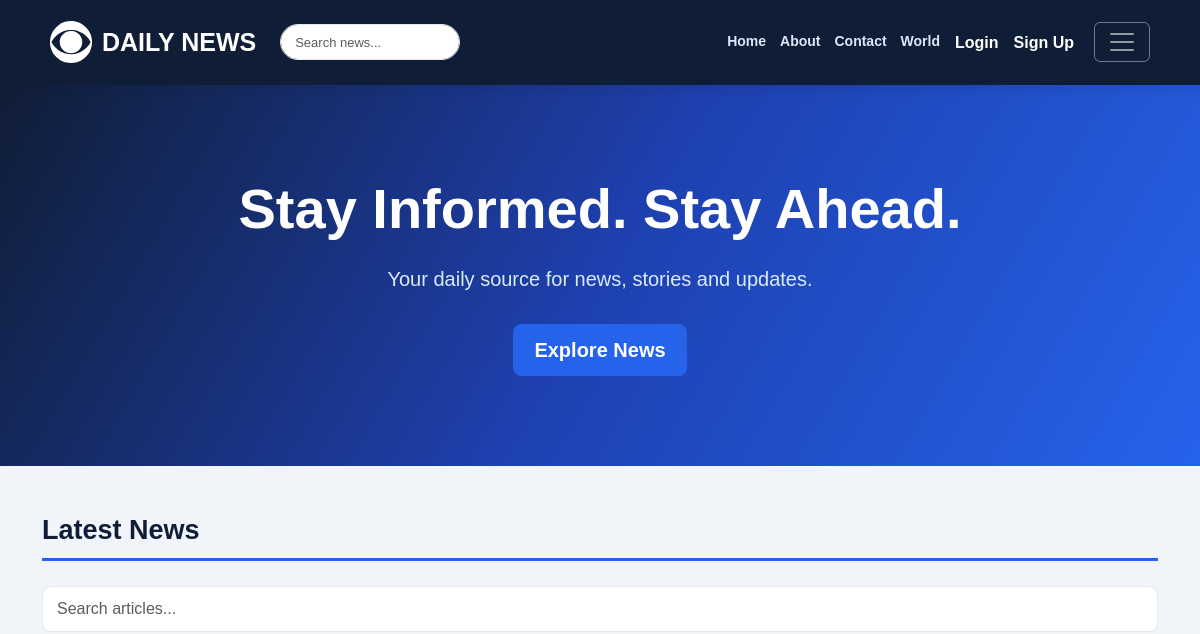
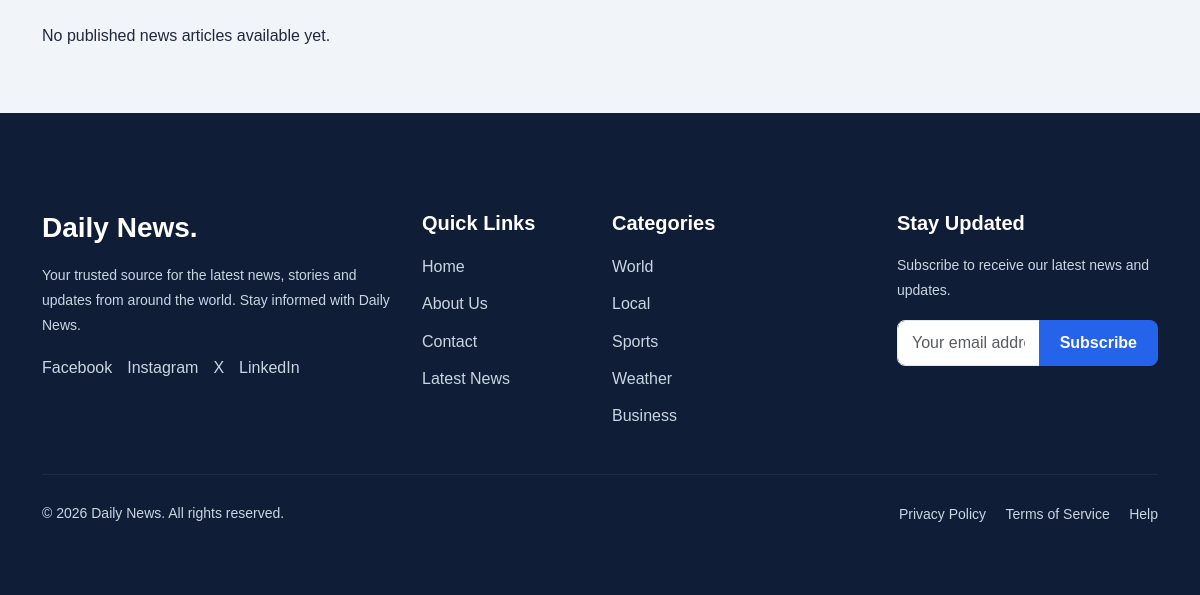
The app's page /, older data (2 pictures, top to bottom).
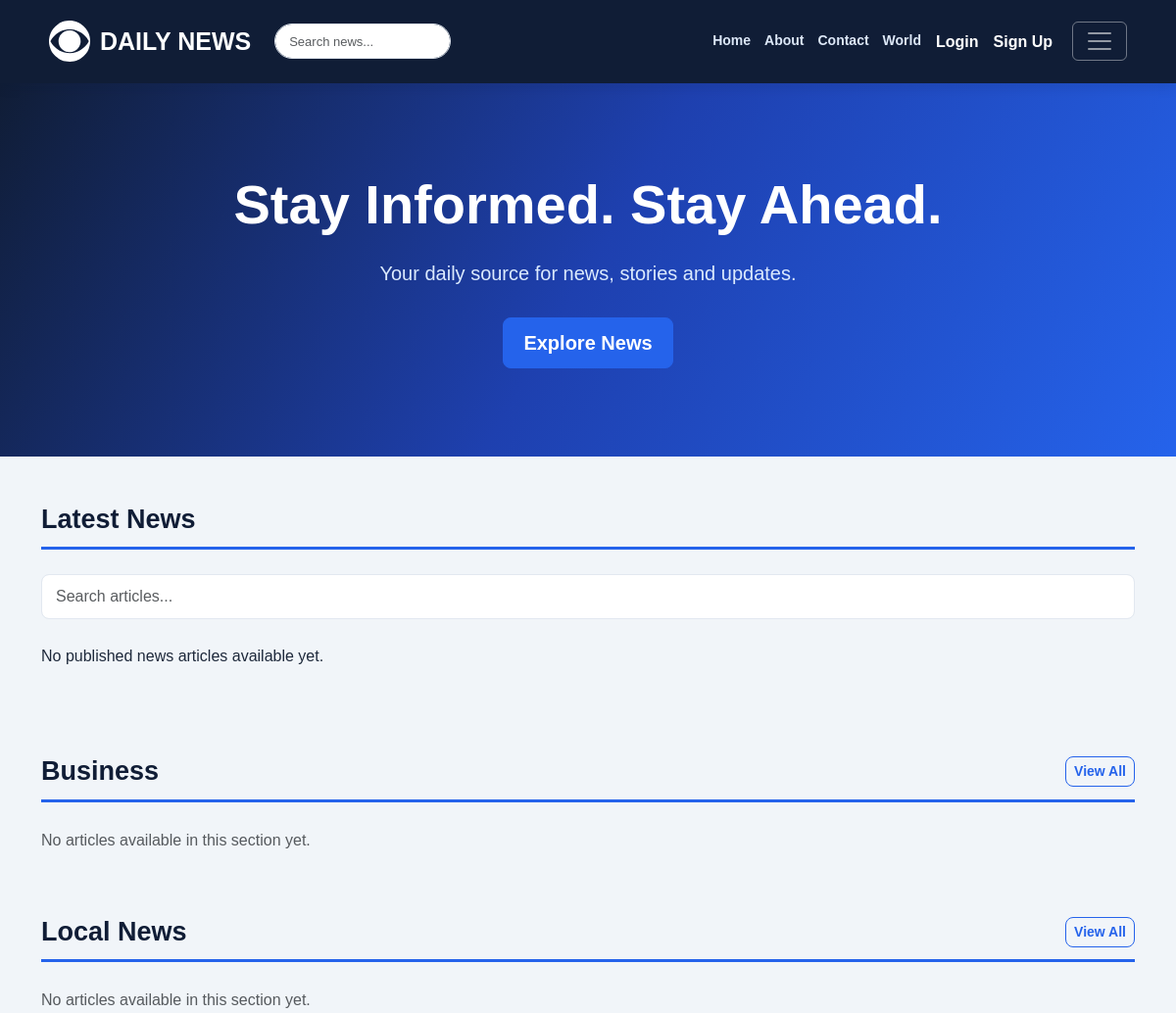
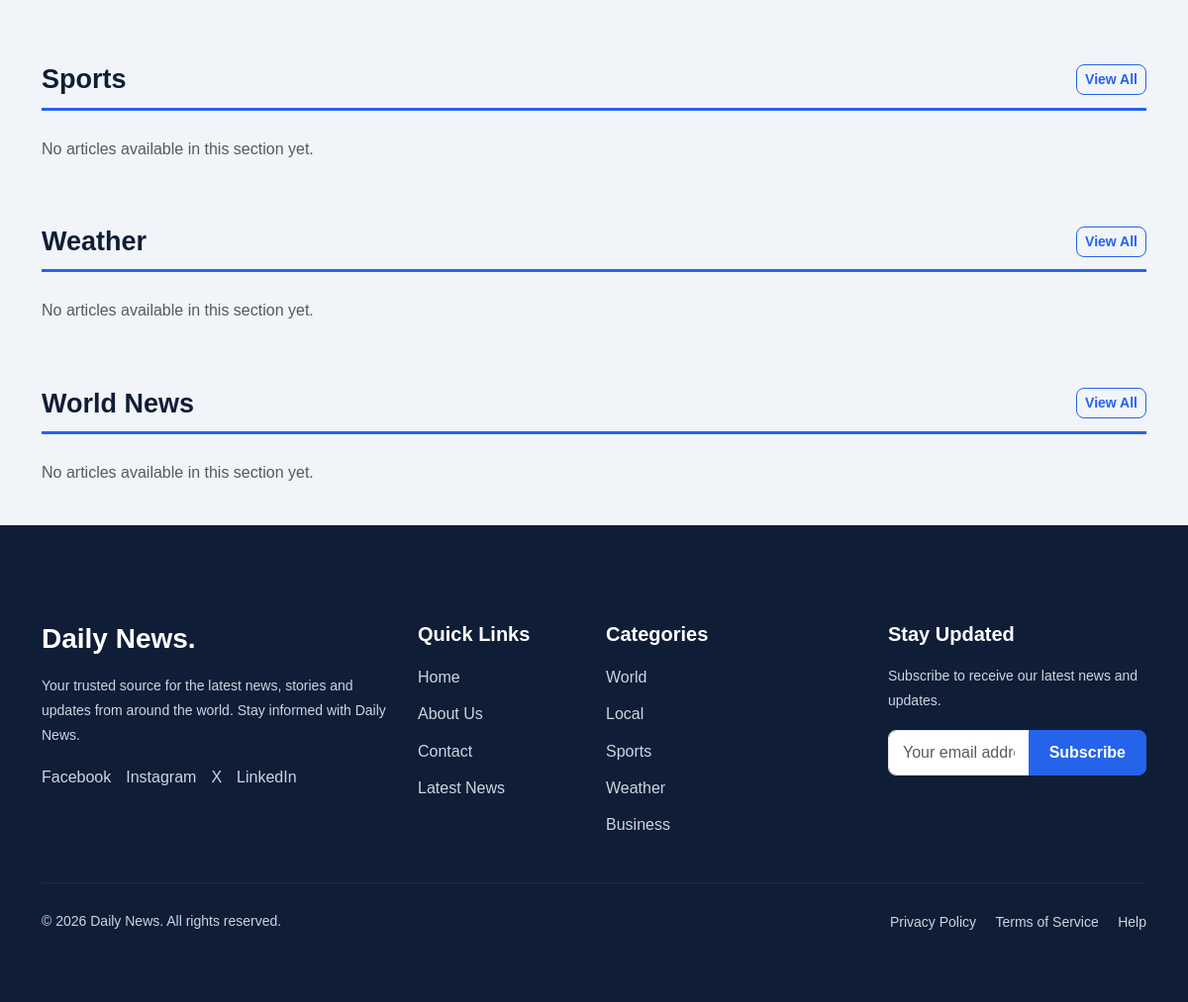
The same page, newer data (2 pictures, top to bottom).
### pages/models.py (models this page shows, shortened)
class Category(models.Model):
    name = models.CharField(max_length=100, unique=True)
    slug = models.SlugField(max_length=100, unique=True)
    class Meta:
        verbose_name_plural = "categories"
        ordering = ["name"]
    def get_absolute_url(self):
        return reverse("category_detail", args=[self.slug])

### pages/views.py (the view)
# urls.py: path("", HomePageView.as_view(), name="home"),
class HomePageView(ListView):
    model = Article
    template_name = "home.html"
    context_object_name = "articles"
    def get_queryset(self):
        return Article.objects.filter(
            status="published"
        ).select_related("category", "author")
    def get_context_data(self, **kwargs):
        context = super().get_context_data(**kwargs)
        published_articles = Article.objects.filter(
            status="published"
        ).select_related("author")
        context["section_categories"] = (
            Category.objects.filter(
                slug__in=["world", "local", "sports", "weather", "business"]
            )
            .prefetch_related(
                Prefetch("articles", queryset=published_articles)
            )
        )
        return context

### templates/home.html (shortened to what this page needs)
{% extends 'base.html' %}
{% block content %}
<section class="hero-section text-center py-5">
    <div class="container">
        <h1 class="display-4 fw-bold">Stay Informed. Stay Ahead.</h1>
        <p class="lead">
            Your daily source for news, stories and updates.
        </p>
        <a href="#latest-news" class="btn btn-primary btn-lg">
            Explore News
        </a>
    </div>
</section>
<section class="container py-5" id="latest-news">
    <div class="section-heading">
        <h2>Latest News</h2>
    </div>
    <div class="mb-4">
        <input
            type="search"
            id="articleSearch"
            class="form-control"
            placeholder="Search articles..."
            aria-label="Search articles"
        >
    </div>
    <div class="row g-4">
        {% for article in articles|slice:":3" %}
            <div class="col-12 col-md-6 col-lg-4" data-searchable>
                <div class="news-card h-100">
                    {% if article.image %}
                        <img src="{{ article.image.url }}"
                             alt="{{ article.title }}"
                             class="card-img-top">
                    {% endif %}
                    <div class="card-body">
                        <span class="category-badge category-{{ article.category.slug }}">
                            {{ article.category.name }}
                        </span>
                        <h5 class="card-title mt-3">
                            {{ article.title }}
                        </h5>
                        <p class="card-text">
                            {{ article.excerpt|default:article.body|truncatewords:20 }}
                        </p>
                        <small class="text-muted">
                            By {{ article.author }}
                            | {{ article.published_at|date:"M d, Y" }}
                        </small>
                        <div class="mt-3">
                            <a href="{{ article.get_absolute_url }}"
                               class="btn btn-primary">
                                Read More
                            </a>
                        </div>
                    </div>
                </div>
            </div>
        {% empty %}
            <p>No published news articles available yet.</p>
        {% endfor %}
    </div>
</section>
{% for category in section_categories %}
<section class="container py-4">
    <div class="section-heading">
        <h2>{{ category.name }}</h2>
        <a href="{{ category.get_absolute_url }}"
           class="btn btn-outline-primary btn-sm">
            View All
        </a>
    </div>
    <div class="row g-4">
        {% for article in category.articles.all|slice:":3" %}
            <div class="col-12 col-md-6 col-lg-4" data-searchable>
                <div class="news-card h-100">
                    {% if article.image %}
                        <img src="{{ article.image.url }}"
                             alt="{{ article.title }}"
                             class="card-img-top">
                    {% endif %}
                    <div class="card-body">
                        <span class="category-badge category-{{ category.slug }}">
                            {{ category.name }}
                        </span>
                        <h5 class="card-title mt-3">
                            {{ article.title }}
                        </h5>
                        <p class="card-text">
                            {{ article.excerpt|default:article.body|truncatewords:20 }}
                        </p>
                        <small class="text-muted">
                            {{ article.published_at|date:"M d, Y" }}
                        </small>
                        <div class="mt-3">
                            <a href="{{ article.get_absolute_url }}"
                               class="btn btn-primary">
                                Read More
                            </a>
                        </div>
                    </div>
                </div>
            </div>
        {% empty %}
            <div class="col-12">
                <p class="text-muted">
                    No articles available in this section yet.
                </p>
            </div>
        {% endfor %}
    </div>
</section>
{% endfor %}
{% endblock content %}

### templates/base.html (shortened to what this page needs)
{% load static %}
<!DOCTYPE html>
<html lang="en">
<head>
    <link
        href="https://cdn.jsdelivr.net/npm/bootstrap@5.3.8/dist/css/bootstrap.min.css"
        rel="stylesheet"
    >
    <link rel="stylesheet" href="{% static 'css/style.css' %}?v=6">
</head>
<body>
<nav class="navbar navbar-dark">
    <div class="container-fluid navbar-inner">
        <a class="navbar-brand" href="{% url 'home' %}">
            <img
                src="{% static 'images/eye.svg' %}"
                alt="Daily News Logo"
                class="site-logo"
            >
            <span>DAILY NEWS</span>
        </a>
        <form
            class="navbar-search"
            action="{% url 'home' %}"
            method="get"
        >
            <input
                type="search"
                id="navbarSearch"
                name="q"
                class="form-control"
                placeholder="Search news..."
                aria-label="Search news"
            >
        </form>
        <div class="navbar-quick-links">
            <a href="{% url 'home' %}">Home</a>
            <a href="{% url 'about' %}">About</a>
            <a href="{% url 'contact' %}">Contact</a>
            <a href="{% url 'category_detail' 'world' %}">World</a>
        </div>
        <div class="navbar-auth-links">
            {% if user.is_authenticated %}
                <div class="dropdown">
                    <a
                        class="nav-link dropdown-toggle"
                        href="#"
                        role="button"
                        data-bs-toggle="dropdown"
                        aria-expanded="false"
                    >
                        {{ user.username }}
                    </a>
                    <ul class="dropdown-menu dropdown-menu-end">
                        <li>
                            <a
                                class="dropdown-item"
                                href="{% url 'accounts:profile' %}"
                            >
                                My Profile
                            </a>
                        </li>
                        <li>
                            <a
                                class="dropdown-item"
                                href="{% url 'password_change' %}"
                            >
                                Change Password
                            </a>
                        </li>
                        <li>
                            <a
                                class="dropdown-item"
                                href="{% url 'payments:history' %}"
                            >
                                Payment History
                            </a>
                        </li>
                        <li>
                            <hr class="dropdown-divider">
                        </li>
                        <li>
                            <form
                                action="{% url 'logout' %}"
                                method="post"
                            >
                                {% csrf_token %}
                                <button
                                    class="dropdown-item"
                                    type="submit"
                                >
                                    Logout
                                </button>
                            </form>
                        </li>
                    </ul>
                </div>
            {% else %}
                <a class="nav-link" href="{% url 'login' %}">
                    Login
                </a>
                <a class="nav-link" href="{% url 'accounts:signup' %}">
                    Sign Up
                </a>
            {% endif %}
        </div>
        <button
            class="navbar-toggler"
            type="button"
            data-bs-toggle="collapse"
            data-bs-target="#navbarMenu"
            aria-controls="navbarMenu"
            aria-expanded="false"
            aria-label="Toggle navigation"
        >
            <span class="navbar-toggler-icon"></span>
        </button>
    </div>
</nav>
<main>
    {% block content %}
    {% endblock content %}
</main>
<footer class="site-footer">
    <div class="container py-5">
        <div class="row g-4">
            <div class="col-lg-4 col-md-6">
                <h3 class="footer-brand">
                    Daily News.
                </h3>
                <p class="footer-text">
                    Your trusted source for the latest news,
                    stories and updates from around the world.
                    Stay informed with Daily News.
                </p>
                <div class="social-links">
                    <a href="#" aria-label="Facebook">Facebook</a>
                    <a href="#" aria-label="Instagram">Instagram</a>
                    <a href="#" aria-label="X">X</a>
                    <a href="#" aria-label="LinkedIn">LinkedIn</a>
                </div>
            </div>
            <div class="col-lg-2 col-md-6">
                <h5>Quick Links</h5>
                <ul class="footer-links">
                    <li>
                        <a href="{% url 'home' %}">Home</a>
                    </li>
                    <li>
                        <a href="{% url 'about' %}">About Us</a>
                    </li>
                    <li>
                        <a href="{% url 'contact' %}">Contact</a>
                    </li>
                    <li>
                        <a href="{% url 'home' %}#latest-news">
                            Latest News
                        </a>
                    </li>
                </ul>
            </div>
            <div class="col-lg-3 col-md-6">
                <h5>Categories</h5>
                <ul class="footer-links">
                    <li>
                        <a href="{% url 'category_detail' 'world' %}">
                            World
                        </a>
                    </li>
                    <li>
                        <a href="{% url 'category_detail' 'local' %}">
                            Local
                        </a>
                    </li>
                    <li>
                        <a href="{% url 'category_detail' 'sports' %}">
                            Sports
                        </a>
                    </li>
                    <li>
                        <a href="{% url 'category_detail' 'weather' %}">
                            Weather
                        </a>
                    </li>
                    <li>
                        <a href="{% url 'category_detail' 'business' %}">
                            Business
                        </a>
                    </li>
                </ul>
            </div>
            <div class="col-lg-3 col-md-6">
                <h5>Stay Updated</h5>
                <p class="footer-text">
                    Subscribe to receive our latest news and updates.
                </p>
                <form method="post" action="#">
                    <div class="input-group">
                        <input
                            type="email"
                            class="form-control"
                            placeholder="Your email address"
                            aria-label="Your email address"
                            required
                        >
                        <button class="btn btn-primary" type="submit">
                            Subscribe
                        </button>
                    </div>
                </form>
            </div>
        </div>
        <hr class="footer-divider">
        <div class="row align-items-center gy-3">
            <div class="col-md-6">
                <p class="mb-0 footer-text">
                    &copy; 2026 Daily News. All rights reserved.
                </p>
            </div>
            <div class="col-md-6 text-md-end">
                <a href="#" class="bottom-link">
                    Privacy Policy
                </a>
                <a href="#" class="bottom-link">
                    Terms of Service
                </a>
                <a href="#" class="bottom-link">
                    Help
                </a>
            </div>
        </div>
    </div>
</footer>
</body>
</html>

Row changes from the older to the newer data that the page shows:
added Category: name "Business"
added Category: name "Local News"
added Category: name "Sports"
added Category: name "Weather"
added Category: name "World News"
